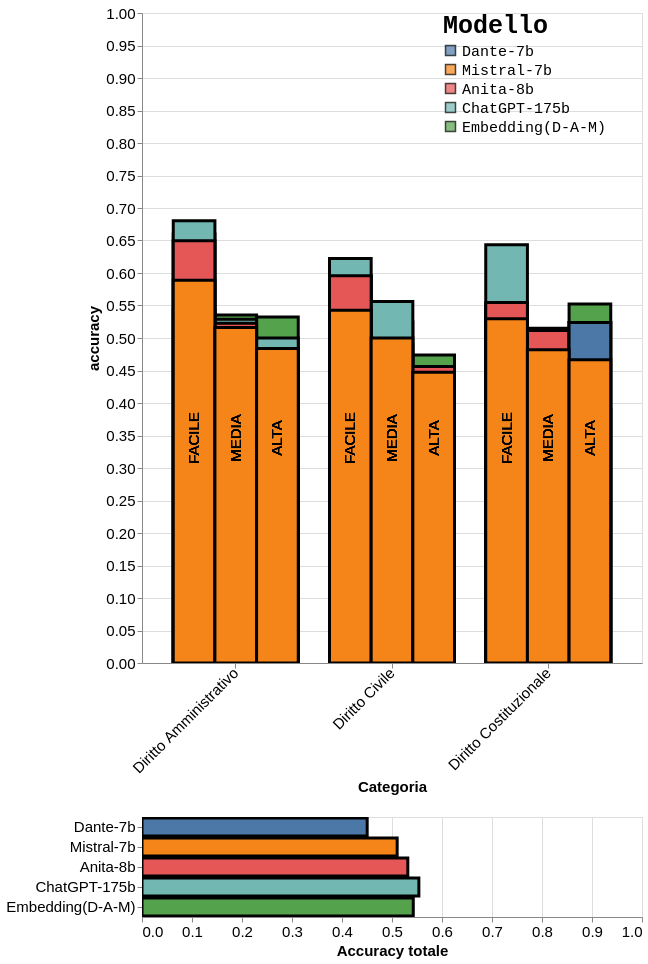

Describe this chart as a Vega-Lite specification.
### Vega-Lite specification from a JSON file in a GitHub repository (floating-point values rounded to 4 significant figures; data arrays with more than 128 entries replaced by an {"elided": "..."} marker saying what was removed)
{"$schema": "https://vega.github.io/schema/vega-lite/v5.17.0.json", "config": {"view": {"continuousHeight": 300, "continuousWidth": 300}}, "datasets": {"data-46c8023e4199c1e7dacc4896f62c7dbb": [{"RAG": false, "accuracy": 0.5957, "accuracy_argomento": 0.5375, "accuracy_modello": 0.5375, "alpha": null, "argomento": "Diritto Civile", "difficoltà": "FACILE", "modello": "Embedding(D-A-M)"}, {"RAG": false, "accuracy": 0.5246, "accuracy_argomento": 0.5375, "accuracy_modello": 0.5375, "alpha": null, "argomento": "Diritto Civile", "difficoltà": "MEDIA", "modello": "Embedding(D-A-M)"}, {"RAG": false, "accuracy": 0.4737, "accuracy_argomento": 0.5375, "accuracy_modello": 0.5375, "alpha": null, "argomento": "Diritto Civile", "difficoltà": "ALTA", "modello": "Embedding(D-A-M)"}, {"RAG": false, "accuracy": 0.5446, "accuracy_argomento": 0.5164, "accuracy_modello": 0.5164, "alpha": null, "argomento": "Diritto Costituzionale", "difficoltà": "FACILE", "modello": "Embedding(D-A-M)"}, {"RAG": false, "accuracy": 0.4851, "accuracy_argomento": 0.5164, "accuracy_modello": 0.5164, "alpha": null, "argomento": "Diritto Costituzionale", "difficoltà": "MEDIA", "modello": "Embedding(D-A-M)"}, {"RAG": false, "accuracy": 0.5524, "accuracy_argomento": 0.5164, "accuracy_modello": 0.5164, "alpha": null, "argomento": "Diritto Costituzionale", "difficoltà": "ALTA", "modello": "Embedding(D-A-M)"}, {"RAG": false, "accuracy": 0.6599, "accuracy_argomento": 0.5737, "accuracy_modello": 0.5737, "alpha": null, "argomento": "Diritto Amministrativo", "difficoltà": "FACILE", "modello": "Embedding(D-A-M)"}, {"RAG": false, "accuracy": 0.5355, "accuracy_argomento": 0.5737, "accuracy_modello": 0.5737, "alpha": null, "argomento": "Diritto Amministrativo", "difficoltà": "MEDIA", "modello": "Embedding(D-A-M)"}, {"RAG": false, "accuracy": 0.5323, "accuracy_argomento": 0.5737, "accuracy_modello": 0.5737, "alpha": null, "argomento": "Diritto Amministrativo", "difficoltà": "ALTA", "modello": "Embedding(D-A-M)"}, {"RAG": false, "accuracy": 0.6223, "accuracy_argomento": 0.5546, "accuracy_modello": 0.5546, "alpha": null, "argomento": "Diritto Civile", "difficoltà": "FACILE", "modello": "ChatGPT-175b"}, {"RAG": false, "accuracy": 0.5563, "accuracy_argomento": 0.5546, "accuracy_modello": 0.5546, "alpha": null, "argomento": "Diritto Civile", "difficoltà": "MEDIA", "modello": "ChatGPT-175b"}, {"RAG": false, "accuracy": 0.4386, "accuracy_argomento": 0.5546, "accuracy_modello": 0.5546, "alpha": null, "argomento": "Diritto Civile", "difficoltà": "ALTA", "modello": "ChatGPT-175b"}, {"RAG": false, "accuracy": 0.6436, "accuracy_argomento": 0.5361, "accuracy_modello": 0.5361, "alpha": null, "argomento": "Diritto Costituzionale", "difficoltà": "FACILE", "modello": "ChatGPT-175b"}, {"RAG": false, "accuracy": 0.5149, "accuracy_argomento": 0.5361, "accuracy_modello": 0.5361, "alpha": null, "argomento": "Diritto Costituzionale", "difficoltà": "MEDIA", "modello": "ChatGPT-175b"}, {"RAG": false, "accuracy": 0.3905, "accuracy_argomento": 0.5361, "accuracy_modello": 0.5361, "alpha": null, "argomento": "Diritto Costituzionale", "difficoltà": "ALTA", "modello": "ChatGPT-175b"}, {"RAG": false, "accuracy": 0.6802, "accuracy_argomento": 0.5705, "accuracy_modello": 0.5705, "alpha": null, "argomento": "Diritto Amministrativo", "difficoltà": "FACILE", "modello": "ChatGPT-175b"}, {"RAG": false, "accuracy": 0.529, "accuracy_argomento": 0.5705, "accuracy_modello": 0.5705, "alpha": null, "argomento": "Diritto Amministrativo", "difficoltà": "MEDIA", "modello": "ChatGPT-175b"}, {"RAG": false, "accuracy": 0.5, "accuracy_argomento": 0.5705, "accuracy_modello": 0.5705, "alpha": null, "argomento": "Diritto Amministrativo", "difficoltà": "ALTA", "modello": "ChatGPT-175b"}, {"RAG": false, "accuracy": 0.5957, "accuracy_argomento": 0.5171, "accuracy_modello": 0.5171, "alpha": null, "argomento": "Diritto Civile", "difficoltà": "FACILE", "modello": "Anita-8b"}, {"RAG": false, "accuracy": 0.4894, "accuracy_argomento": 0.5171, "accuracy_modello": 0.5171, "alpha": null, "argomento": "Diritto Civile", "difficoltà": "MEDIA", "modello": "Anita-8b"}, {"RAG": false, "accuracy": 0.4561, "accuracy_argomento": 0.5171, "accuracy_modello": 0.5171, "alpha": null, "argomento": "Diritto Civile", "difficoltà": "ALTA", "modello": "Anita-8b"}, {"RAG": false, "accuracy": 0.5545, "accuracy_argomento": 0.5279, "accuracy_modello": 0.5279, "alpha": null, "argomento": "Diritto Costituzionale", "difficoltà": "FACILE", "modello": "Anita-8b"}, {"RAG": false, "accuracy": 0.5116, "accuracy_argomento": 0.5279, "accuracy_modello": 0.5279, "alpha": null, "argomento": "Diritto Costituzionale", "difficoltà": "MEDIA", "modello": "Anita-8b"}, {"RAG": false, "accuracy": 0.5238, "accuracy_argomento": 0.5279, "accuracy_modello": 0.5279, "alpha": null, "argomento": "Diritto Costituzionale", "difficoltà": "ALTA", "modello": "Anita-8b"}, {"RAG": false, "accuracy": 0.6497, "accuracy_argomento": 0.5499, "accuracy_modello": 0.5499, "alpha": null, "argomento": "Diritto Amministrativo", "difficoltà": "FACILE", "modello": "Anita-8b"}, {"RAG": false, "accuracy": 0.5226, "accuracy_argomento": 0.5499, "accuracy_modello": 0.5499, "alpha": null, "argomento": "Diritto Amministrativo", "difficoltà": "MEDIA", "modello": "Anita-8b"}, {"RAG": false, "accuracy": 0.4597, "accuracy_argomento": 0.5499, "accuracy_modello": 0.5499, "alpha": null, "argomento": "Diritto Amministrativo", "difficoltà": "ALTA", "modello": "Anita-8b"}, {"RAG": false, "accuracy": 0.5053, "accuracy_argomento": 0.4522, "accuracy_modello": 0.4522, "alpha": null, "argomento": "Diritto Civile", "difficoltà": "FACILE", "modello": "Dante-7b"}, {"RAG": false, "accuracy": 0.4366, "accuracy_argomento": 0.4522, "accuracy_modello": 0.4522, "alpha": null, "argomento": "Diritto Civile", "difficoltà": "MEDIA", "modello": "Dante-7b"}, {"RAG": false, "accuracy": 0.4035, "accuracy_argomento": 0.4522, "accuracy_modello": 0.4522, "alpha": null, "argomento": "Diritto Civile", "difficoltà": "ALTA", "modello": "Dante-7b"}, {"RAG": false, "accuracy": 0.4703, "accuracy_argomento": 0.4361, "accuracy_modello": 0.4361, "alpha": null, "argomento": "Diritto Costituzionale", "difficoltà": "FACILE", "modello": "Dante-7b"}, {"RAG": false, "accuracy": 0.3828, "accuracy_argomento": 0.4361, "accuracy_modello": 0.4361, "alpha": null, "argomento": "Diritto Costituzionale", "difficoltà": "MEDIA", "modello": "Dante-7b"}, {"RAG": false, "accuracy": 0.5238, "accuracy_argomento": 0.4361, "accuracy_modello": 0.4361, "alpha": null, "argomento": "Diritto Costituzionale", "difficoltà": "ALTA", "modello": "Dante-7b"}, {"RAG": false, "accuracy": 0.5431, "accuracy_argomento": 0.4628, "accuracy_modello": 0.4628, "alpha": null, "argomento": "Diritto Amministrativo", "difficoltà": "FACILE", "modello": "Dante-7b"}, {"RAG": false, "accuracy": 0.429, "accuracy_argomento": 0.4628, "accuracy_modello": 0.4628, "alpha": null, "argomento": "Diritto Amministrativo", "difficoltà": "MEDIA", "modello": "Dante-7b"}, {"RAG": false, "accuracy": 0.4194, "accuracy_argomento": 0.4628, "accuracy_modello": 0.4628, "alpha": null, "argomento": "Diritto Amministrativo", "difficoltà": "ALTA", "modello": "Dante-7b"}, {"RAG": false, "accuracy": 0.5426, "accuracy_argomento": 0.5034, "accuracy_modello": 0.5034, "alpha": null, "argomento": "Diritto Civile", "difficoltà": "FACILE", "modello": "Mistral-7b"}, {"RAG": false, "accuracy": 0.5, "accuracy_argomento": 0.5034, "accuracy_modello": 0.5034, "alpha": null, "argomento": "Diritto Civile", "difficoltà": "MEDIA", "modello": "Mistral-7b"}, {"RAG": false, "accuracy": 0.4474, "accuracy_argomento": 0.5034, "accuracy_modello": 0.5034, "alpha": null, "argomento": "Diritto Civile", "difficoltà": "ALTA", "modello": "Mistral-7b"}, {"RAG": false, "accuracy": 0.5297, "accuracy_argomento": 0.4951, "accuracy_modello": 0.4951, "alpha": null, "argomento": "Diritto Costituzionale", "difficoltà": "FACILE", "modello": "Mistral-7b"}, {"RAG": false, "accuracy": 0.4818, "accuracy_argomento": 0.4951, "accuracy_modello": 0.4951, "alpha": null, "argomento": "Diritto Costituzionale", "difficoltà": "MEDIA", "modello": "Mistral-7b"}, {"RAG": false, "accuracy": 0.4667, "accuracy_argomento": 0.4951, "accuracy_modello": 0.4951, "alpha": null, "argomento": "Diritto Costituzionale", "difficoltà": "ALTA", "modello": "Mistral-7b"}, {"RAG": false, "accuracy": 0.5888, "accuracy_argomento": 0.5325, "accuracy_modello": 0.5325, "alpha": null, "argomento": "Diritto Amministrativo", "difficoltà": "FACILE", "modello": "Mistral-7b"}, {"RAG": false, "accuracy": 0.5161, "accuracy_argomento": 0.5325, "accuracy_modello": 0.5325, "alpha": null, "argomento": "Diritto Amministrativo", "difficoltà": "MEDIA", "modello": "Mistral-7b"}, {"RAG": false, "accuracy": 0.4839, "accuracy_argomento": 0.5325, "accuracy_modello": 0.5325, "alpha": null, "argomento": "Diritto Amministrativo", "difficoltà": "ALTA", "modello": "Mistral-7b"}], "data-fab5039e52bb2a7e74cfed53b2314584": {"elided": "225 records"}}, "params": [{"name": "param_51", "select": {"type": "interval"}, "views": ["view_29"]}, {"name": "param_50", "select": {"encodings": ["color"], "type": "point"}, "views": ["view_30"]}, {"bind": {"input": "range", "max": 1.0, "min": 0.0, "name": "Alpha: ", "step": 0.25}, "name": "Alpha", "select": {"fields": ["alpha"], "type": "point"}, "value": [{"Alpha": 0.0}], "views": ["view_30"]}], "vconcat": [{"height": 650, "layer": [{"data": {"name": "data-fab5039e52bb2a7e74cfed53b2314584"}, "encoding": {"color": {"condition": {"empty": true, "field": "modello", "param": "param_50", "type": "nominal"}, "value": null}, "strokeWidth": {"condition": {"empty": true, "param": "param_50", "value": 3}, "value": 0}, "tooltip": [{"field": "argomento", "type": "nominal"}, {"field": "accuracy", "type": "quantitative"}, {"field": "modello", "type": "nominal"}, {"field": "alpha", "type": "quantitative"}, {"field": "RAG", "type": "nominal"}], "x": {"field": "argomento", "title": "Categoria", "type": "nominal"}, "xOffset": {"field": "difficoltà", "sort": ["FACILE", "MEDIA", "ALTA"], "type": "nominal"}, "y": {"axis": {"labelFontSize": 15, "labels": true}, "field": "accuracy", "scale": {"domain": [0, 1]}, "stack": false, "title": "accuracy", "type": "quantitative"}}, "mark": {"clip": true, "color": "lightgrey", "filled": true, "opacity": 0.7, "stroke": "black", "strokeWidth": 2, "type": "bar"}, "name": "view_29", "transform": [{"filter": {"param": "Alpha"}}]}, {"data": {"name": "data-46c8023e4199c1e7dacc4896f62c7dbb"}, "encoding": {"color": {"condition": {"empty": true, "field": "modello", "param": "param_50", "type": "nominal"}, "value": null}, "strokeWidth": {"condition": {"empty": true, "param": "param_50", "value": 3}, "value": 0}, "tooltip": [{"field": "argomento", "type": "nominal"}, {"field": "accuracy", "type": "quantitative"}, {"field": "modello", "type": "nominal"}, {"field": "alpha", "type": "quantitative"}, {"field": "RAG", "type": "nominal"}], "x": {"axis": {"labelAngle": -45, "labelFontSize": 15, "labels": true}, "field": "argomento", "title": "Categoria", "type": "nominal"}, "xOffset": {"field": "difficoltà", "sort": ["FACILE", "MEDIA", "ALTA"], "type": "nominal"}, "y": {"axis": {"labelFontSize": 20, "titleFontSize": 15}, "field": "accuracy", "scale": {"domain": [0, 1]}, "stack": false, "title": "accuracy", "type": "quantitative"}}, "mark": {"clip": true, "color": "lightgrey", "filled": true, "stroke": "black", "strokeWidth": 3, "type": "bar"}}, {"data": {"name": "data-46c8023e4199c1e7dacc4896f62c7dbb"}, "encoding": {"text": {"field": "difficoltà", "type": "nominal"}, "x": {"axis": {"labelFontSize": 15, "titleFontSize": 15}, "field": "argomento", "title": "Categoria", "type": "nominal"}, "xOffset": {"field": "difficoltà", "sort": ["FACILE", "MEDIA", "ALTA"], "type": "nominal"}}, "mark": {"angle": 270, "dx": -100, "dy": 0, "fontSize": 15, "type": "text"}}], "width": 500}, {"layer": [{"data": {"name": "data-fab5039e52bb2a7e74cfed53b2314584"}, "encoding": {"color": {"condition": {"empty": true, "field": "modello", "param": "param_50", "type": "nominal"}, "value": "lightgray"}, "tooltip": [{"field": "modello", "type": "nominal"}, {"field": "RAG", "type": "nominal"}], "x": {"axis": {"labelFontSize": 15, "tickCount": 10, "titleFontSize": 15}, "field": "tot_population", "scale": {"domain": [0, 1]}, "title": "Accuracy totale", "type": "quantitative"}, "y": {"axis": {"labelFontSize": 15, "titleFontSize": 15}, "field": "modello", "sort": ["Dante-7b", "Mistral-7b", "Anita-8b", "ChatGPT-175b", "Embedding(D-A-M)"], "title": null, "type": "nominal"}}, "mark": {"tooltip": true, "type": "bar"}, "name": "view_30", "transform": [{"filter": {"param": "Alpha"}}, {"aggregate": [{"as": "tot_population", "field": "accuracy_argomento", "op": "mean"}], "groupby": ["modello"]}]}, {"data": {"name": "data-46c8023e4199c1e7dacc4896f62c7dbb"}, "encoding": {"color": {"condition": {"empty": true, "field": "modello", "legend": {"labelFont": "Courier", "labelFontSize": 15, "offset": -200, "orient": "right", "titleFont": "Courier", "titleFontSize": 25}, "param": "param_50", "scale": {"domain": ["Dante-7b", "Mistral-7b", "Anita-8b", "ChatGPT-175b", "Embedding(D-A-M)"]}, "title": "Modello", "type": "nominal"}, "value": null}, "tooltip": [{"field": "modello", "type": "nominal"}, {"field": "RAG", "type": "nominal"}], "x": {"axis": {"labelFontSize": 10, "tickCount": 10, "titleFontSize": 10}, "field": "tot_population", "scale": {"domain": [0, 1]}, "title": "Accuracy totale", "type": "quantitative"}, "y": {"axis": {"labelFontSize": 15, "titleFontSize": 15}, "field": "modello", "sort": ["Dante-7b", "Mistral-7b", "Anita-8b", "ChatGPT-175b", "Embedding(D-A-M)"], "title": null, "type": "nominal"}}, "mark": {"clip": true, "fontSize": 15, "stroke": "black", "strokeWidth": 3, "tooltip": true, "type": "bar"}, "transform": [{"aggregate": [{"as": "tot_population", "field": "accuracy_argomento", "op": "mean"}], "groupby": ["modello"]}]}], "width": 500, "height": 100}]}
